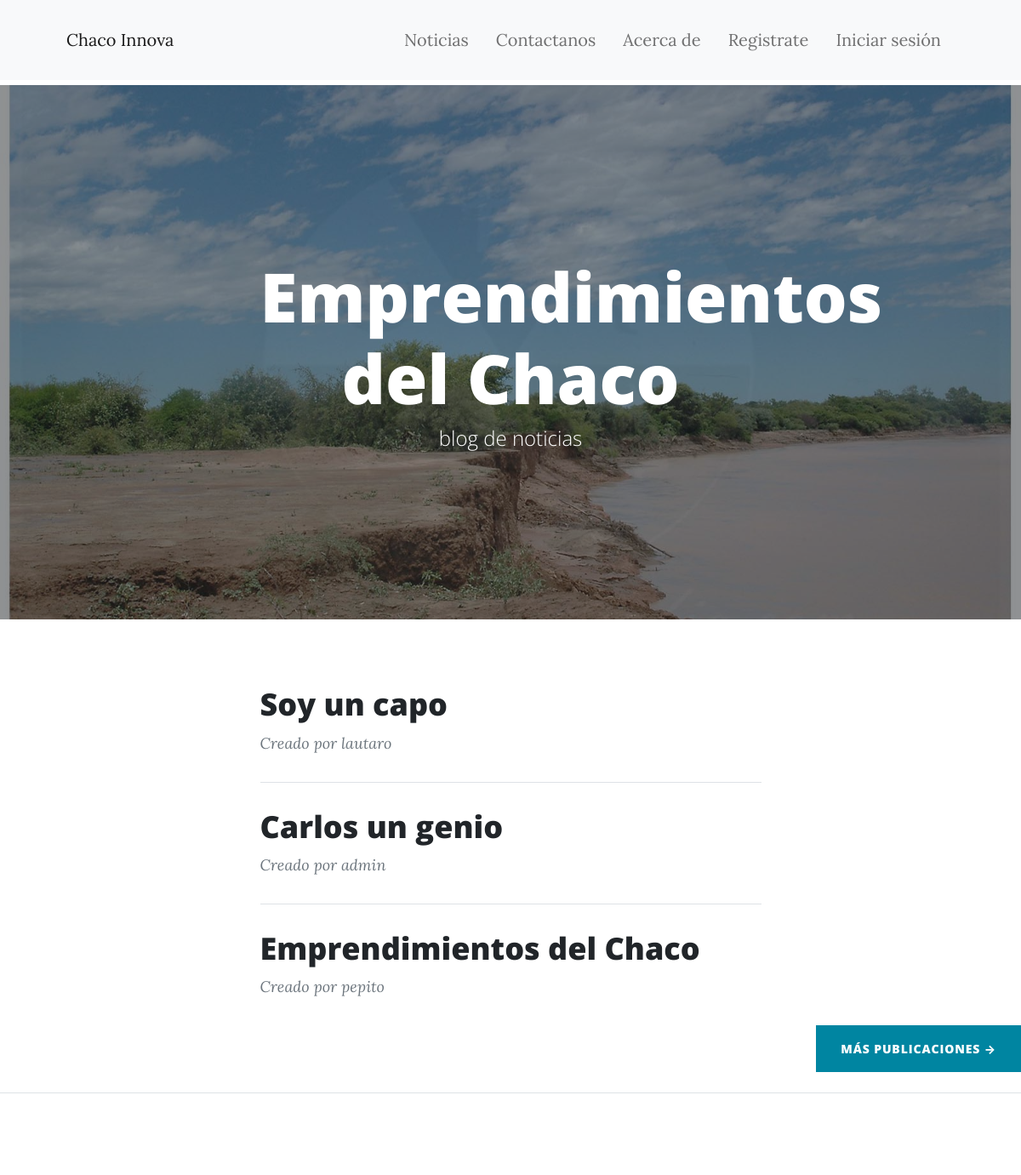
The app's page /, older data.
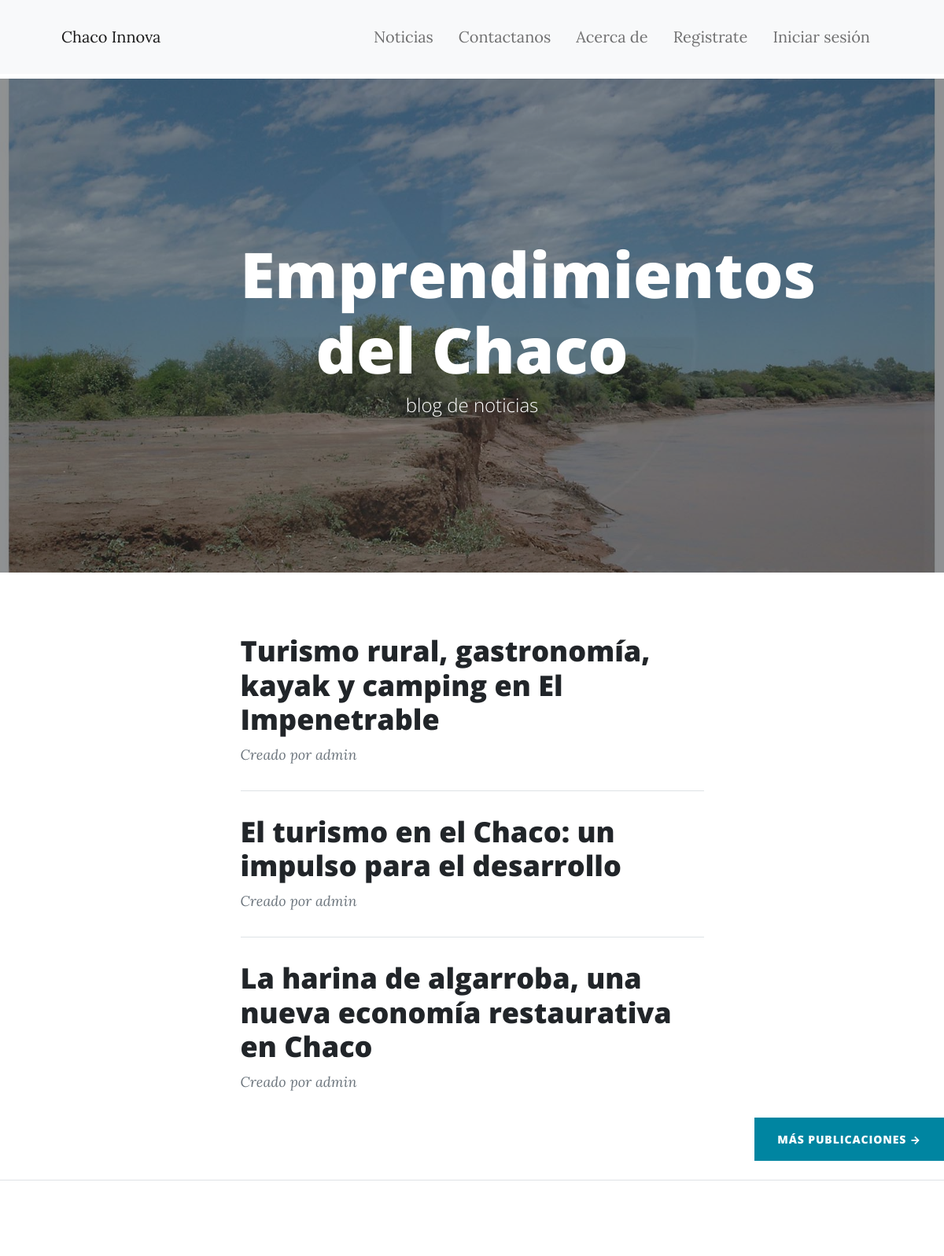
The same page, newer data.
### noticias/models.py (models this page shows, shortened)
class Noticia(models.Model):
    titulo = models.CharField(max_length=100)
    descripcion = models.TextField(blank=True)
    imagen = models.ImageField(upload_to='noticias/', blank=True)
    fecha = models.DateTimeField(auto_now_add=True)
    user = models.ForeignKey(User, on_delete=models.CASCADE)

### noticias/views.py (the view)
# urls.py: 2. Add a URL to urlpatterns:  path('', views.home, name='home')
def home(request):
    ultimas_noticias = Noticia.objects.order_by('-fecha')[:3]
    return render(request, 'home.html', {'ultimas_noticias': ultimas_noticias})

### noticias/templates/home.html (shortened to what this page needs)
{% extends 'base.html' %}
{% block content %}
        <header class="masthead" style="background-image: url('static/assets/img/chaco.jpg')">
            <div class="container position-relative px-4 px-lg-5">
                <div class="row gx-4 gx-lg-5 justify-content-center">
                    <div class="col-md-10 col-lg-8 col-xl-7">
                        <div class="site-heading">
                            <h1>Emprendimientos del Chaco</h1>
                            <span class="subheading">blog de noticias</span>
                        </div>
                    </div>
                </div>
            </div>
        </header>
        <div class="container px-4 px-lg-5">
            <div class="row gx-4 gx-lg-5 justify-content-center">
                <div class="col-md-10 col-lg-8 col-xl-7">
                    {% for noticia in ultimas_noticias %}
                    <div class="post-preview">
                        <a href="{% url 'noticia_detalles' noticia.pk %}">
                            <h2 class="post-title">{{ noticia.titulo }}</h2>
                        </a>
                        <p class="post-meta">
                            Creado por
                            <a>{{ noticia.user.username }}</a>
                        </p>
                    </div>
                    {% if not forloop.last %}
                    <hr class="my-4" />
                    {% endif %}
                    {% empty %}
                    <p>No hay noticias disponibles.</p>
                    {% endfor %}
                </div>
            </div>
        </div>
                    <div class="d-flex justify-content-end mb-4">
                        <a class="btn btn-primary text-uppercase" href="{% url 'noticias' %}">Más Publicaciones →</a>
                    </div>
{% endblock content %}

### noticias/templates/base.html (shortened to what this page needs)
{% load static %}
<!DOCTYPE html>
<html lang="es">
  <head>
    <link href="{% static 'css/styles.css' %}" rel="stylesheet" />
  </head>
  <body>
    <nav class="navbar navbar-expand-lg navbar-light bg-light fixed-top">
      <div class="container px-4 px-lg-5">
        <a class="navbar-brand" href="/">Chaco Innova</a>
        <div class="collapse navbar-collapse" id="navbarResponsive">
          <ul class="navbar-nav ms-auto py-4 py-lg-0">
            <li class="nav-item">
              <a class="nav-link px-lg-3 py-3 py-lg-4" href="/noticias">Noticias</a>
            </li>
            <li class="nav-item">
              <a class="nav-link px-lg-3 py-3 py-lg-4" href="/contacto">
                Contactanos</a
              >
            </li>
            <li class="nav-item">
              <a class="nav-link px-lg-3 py-3 py-lg-4" href="/about"
                >Acerca de</a
              >
            {% if user.is_authenticated %}
            </li>
            <li class="nav-item">
                <a class="nav-link px-lg-3 py-3 py-lg-4" href="/noticias/crear"
                  >Crear noticias</a
                >
              </li>
              <li class="nav-item">
                <a class="nav-link px-lg-3 py-3 py-lg-4" href="/logout"
                  >Salir de mi cuenta</a
                >
            {% else %}
              </li>
            <li class="nav-item">
              <a class="nav-link px-lg-3 py-3 py-lg-4" href="/singup"
                >Registrate</a
              >
            </li>
            <li class="nav-item">
                <a class="nav-link px-lg-3 py-3 py-lg-4" href="/singin"
                  >Iniciar sesión</a
                >
              </li>
            {% endif %}
          </ul>
        </div>
      </div>
    </nav>
{% block content %}
{% endblock content %}
    <footer class="border-top">
    </footer>
  </body>
</html>

### noticias/templates/base.html (style rules this page uses)
body { padding-top: 100px; }

Row changes from the older to the newer data that the page shows:
removed Noticia: titulo "Soy un capo", user.username "lautaro"
removed Noticia: titulo "Carlos un genio", user.username "admin"
removed Noticia: titulo "Emprendimientos del Chaco", user.username "pepito"
added Noticia: titulo "Turismo rural, gastronomía, kayak y camping en El Impenetrable", user.username "admin"
added Noticia: titulo "El turismo en el Chaco: un impulso para el desarrollo", user.username "admin"
added Noticia: titulo "La harina de algarroba, una nueva economía restaurativa en Chaco", user.username "admin"
